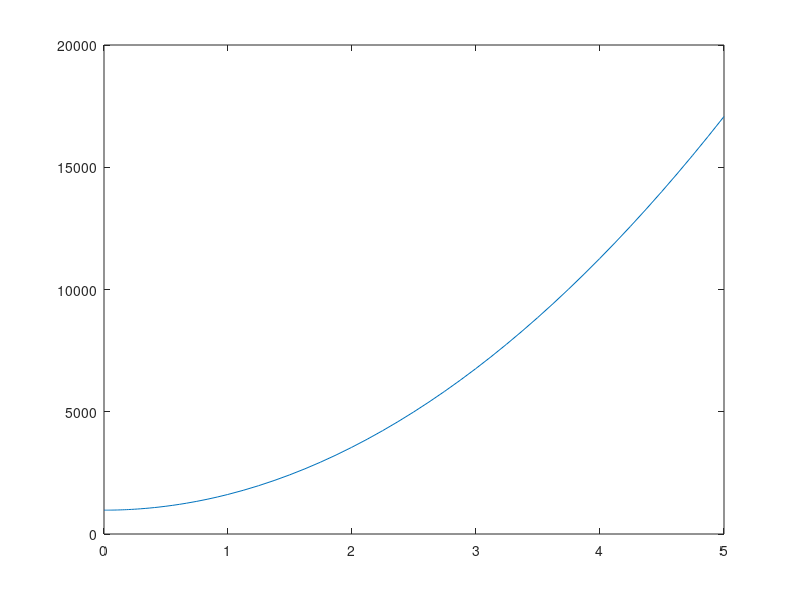

Write the MATLAB code that produced this figure.
% PBL Team 1, BIOE 252, Fall 2022, PBL 2: Modeling Blood Flow
% oxygenModel.m
% Models O2 concentration through the human body in different conditions
% Last modified: 10/31/22

function oxygenModel
    %the driver
    %setting up initial values, need to compare this with the flow model
    time = transpose(1:5);

    %init = table(time,flow,vol,pressure,oconca,oconc,oconcv,co2conc) %initial values vector
    %flow = init.flow
    %ho = heart(init);
    %bo = brain(ho);
    
    tspan = [0 5];
    y0 = 975;
    [t,y] = ode45(@heartoxygencons,tspan,y0)
    plot(t,y)
    %x = linspace(0,20,250);
    %y = deval(sol,x);

    %plot(x,y)
end

function ho = heart(values)
    %computes change in blood through heart
    %inputs: values - matrix of blood values coming in
    %outputs: ho - blood values matrix altered by heart
    
    ho = values;
    t = ho.time;

%     %Simple model
%     %oxygen consumption
%     ocons = ho.oconc - 10*t;
%     ho.oconc = ocons;
%     %co2 generation, assuming all o2 consumption goes towards making co2
%     co2gen = ho.co2conc + ocons;
%     ho.co2conc = co2gen;
%     ho
    
    %My attempt at the model from the paper
    %we might wanna specify these in the driver or just assume that they
    %are one value
    weight = 150;
    height = 180;
    age = 21;
    OP0 = 88.362 + 13.397*weight + 4.799*height - 5.677*age; %BMR

    %trying the ODE
    %syms O2(t) OP(t) Qdot(t) sigmaO2 t
    sigmaO2 = (ho.oconca(1,:) - (OP0/ho.flow(1,:)))/ho.oconc(1,:);
    OP(t) = -33.1*t;
    Qdot(t) = 150*t;
    ode = diff(O2,t) == (OP(t) + Qdot(t).*(ho.oconca-sigmaO2.*ho.oconc))./331;
    ode = matlabFunction(ode);
    O2sol(t) = dsolve(ode)

end

function dy = heartoxygencons(t,y)
    flow = 1;     
    vol = 5000; %mL
    pressure = 15; %mmHg
    oconca = 0.195*vol;
    oconcv = 0.145*vol;
    co2conc = 0.492*vol;

%     oconca = values.oconca;
%     flow = values.flow;
%     oconc = values.oconc;

    weight = 150;
    height = 180;
    age = 21;
    OP0 = 88.362 + 13.397*weight + 4.799*height - 5.677*age; %BMR

    %trying the ODE
    %syms O2(t) OP(t) Qdot(t) sigmaO2 t
    sigmaO2 = (oconca - (OP0/flow))/y;
    OP = -33.1*t;
    Qdot = 150*t;
    dy = (OP + Qdot.*(oconca-sigmaO2.*y))./331;
end

function bo = brain(values)
    %computs change in blood through brain
    %inputs: values - blood values coming in
    %outputs: bo - blood values matrix altered by brain

    bo = values;
    
end